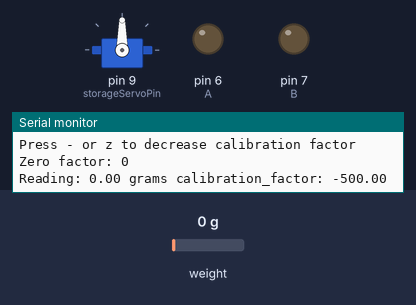
Recording of a sketch running on a simulated Arduino Uno, built with avr-gcc and run on an emulated ATmega328P. Parts: servo, output pins drawn as LEDs (lit = HIGH), the last lines printed to the serial monitor. Inputs (shaded band) come from the test bench; at power-on: weight on the scale 0 g.

Above: at 3.3 s.
3.4 s: weight on the scale set to 94 g
6.3 s: weight on the scale set to 110 g
At 9.8 s:
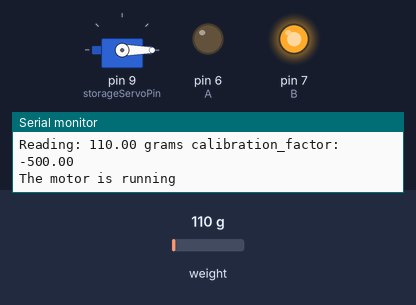
At 12.7 s:
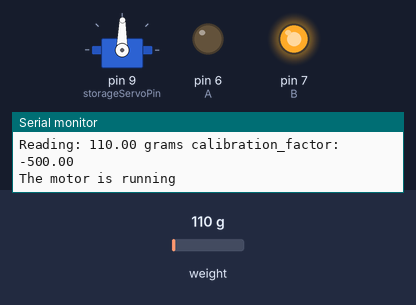
Timing chart, 0 to 17.8 s (numbered marks = the images above; inputs shaded):
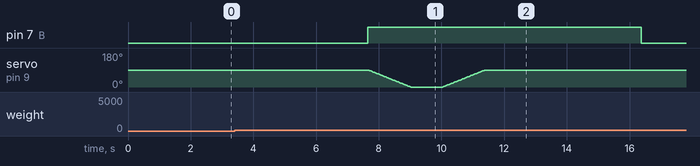

The sketch:

finalDogFeeder.ino
```cpp
#include <HX711.h>
#include <Servo.h>

Servo storageServo; // create servo object to control a servo
// twelve servo objects can be created on most boards


int storageServoPin = 9;
int storageServoPos = 0; // variable to store the servo storageServoPosition
int storageStartAngle = 0;
int storageHaltAngle = 90;

/*
 Setup your scale and start the sketch WITHOUT a weight on the scale
 Once readings are displayed place the weight on the scale
 Press +/- or a/z to adjust the calibration_factor until the output readings match the known weight
 Arduino pin 2 -> HX711 CLK
 Arduino pin 3 -> HX711 DOUT
 Arduino pin 5V -> HX711 VCC
 Arduino pin GND -> HX711 GND
*/

// 1kg 654
// 2kg 1648
// 178g 146
// 181g 171
// 155g 147
// 1kg 178g 802
// 1kg 181g 178g 975
// 1kg 181g 178g 155g 1124
// 181g 178g 155g 468
// 1kg 178g 155g 951
// 178g 155g 295

int A=6;
int B=7;
int servoPin=9;


int flag = 0;


HX711 scale(3, 2);

float calibration_factor = -500; // this calibration factor is adjusted according to my load cell
float units;
float ounces;

void setup()
{
  storageServo.attach(storageServoPin); // attaches the servo on pin 9 to the servo object
  // garbageServo.attach(garbageServoPin); // attaches the servo on pin 9 to the servo object
  Serial.begin(9600);
  pinMode(A, OUTPUT);
  pinMode(B, OUTPUT);
  Serial.println("HX711 calibration sketch");
  Serial.println("Remove all weight from scale");
  Serial.println("After readings begin, place known weight on scale");
  Serial.println("Press + or a to increase calibration factor");
  Serial.println("Press - or z to decrease calibration factor");

  scale.set_scale();
  scale.tare(); //Reset the scale to 0

  long zero_factor = scale.read_average(); //Get a baseline reading
  Serial.print("Zero factor: ");           //This can be used to remove the need to tare the scale. Useful in permanent scale projects.
  Serial.println(zero_factor);
}

void loop()
{
  scale.set_scale(calibration_factor); //Adjust to this calibration factor

  units = scale.get_units(5), 10;
  if (units < 0)
  {
    units = 0.00;
  }
  ounces = units * 0.035274;
  Serial.print("Reading: ");
  Serial.print(units);
  Serial.print(" grams");
  Serial.print(" calibration_factor: ");
  Serial.print(calibration_factor);
  Serial.println();

  if(flag == 1 && units < 100)
  {
    flag = 0;
  }


  if(!flag){
    if (units>100)
    {
      flag = 1;
      digitalWrite(A, LOW);
      digitalWrite(B, HIGH);
      Serial.print("\nThe motor is running\n");

    for (storageServoPos = storageHaltAngle; storageServoPos >= storageStartAngle; storageServoPos--)
    {                                      // goes from 45 degrees to 0 degrees
      storageServo.write(storageServoPos); // tell servo to go to storageServoPosition in variable 'storageServoPos'
      delay(15);                           // waits 15ms for the servo to reach the storageServoPosition
    }

     delay(1000);

    for (storageServoPos = storageStartAngle; storageServoPos < storageHaltAngle; storageServoPos++)
    { // goes from 0 degrees to 45 degrees
      // in steps of 1 degree
      storageServo.write(storageServoPos); // tell servo to go to storageServoPosition in variable 'storageServoPos'
      delay(15);                           // waits 15ms for the servo to reach the storageServoPosition
    }

    delay(5000);
    digitalWrite(A, LOW);
    digitalWrite(B, LOW);

    }

  }

  // exit(0);
  if (Serial.available())
  {
    char temp = Serial.read();
    if (temp == '+' || temp == 'a')
      calibration_factor += 1;
    else if (temp == '-' || temp == 'z')
      calibration_factor -= 1;
  }

  delay(2000);

  // delay(1000);
}
```

Measured:
- the behaviour switches between 100 and 101 g on weight on the scale (found by bisection; images 0 and 1)
- after the input at 6.3 s, pin 7 (B): LOW → HIGH after 1.3 s, → LOW 8.7 s later
